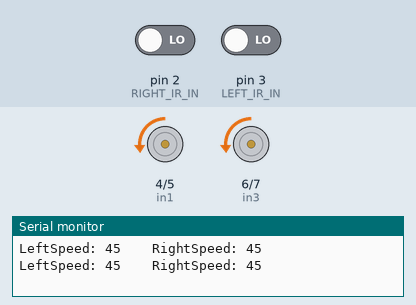
Simulated run of this sketch. Board: Arduino Uno, built with avr-gcc and run on an emulated ATmega328P. Parts: motor-driver pin pairs drawn as motors (green arrow = first pin HIGH = forward, orange = second pin HIGH = backward, longer = more drive, scaled by the enable pin), the last lines printed to the serial monitor. The test bench sets the inputs (shaded band); at power-on: pin 3 (LEFT_IR_IN) LOW, pin 2 (RIGHT_IR_IN) LOW.

Above: at 2.1 s.
3.3 s: pin 3 (LEFT_IR_IN) driven HIGH
At 3.9 s:
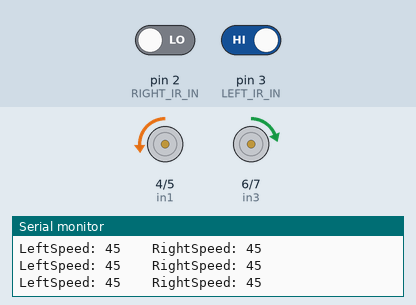
4.8 s: pin 3 (LEFT_IR_IN) driven LOW
At 4.91 s:
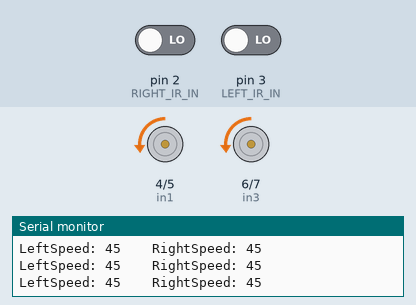
7.8 s: pin 2 (RIGHT_IR_IN) driven HIGH
At 8.6 s:
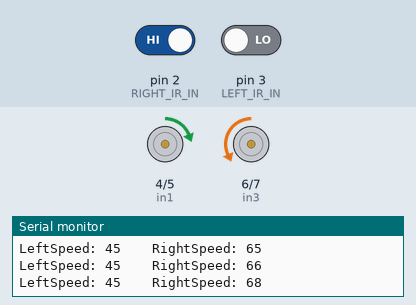
10.8 s: pin 2 (RIGHT_IR_IN) driven LOW
At 11.3 s:
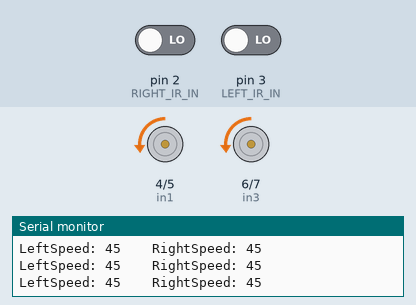
Timing chart, 0 to 14.8 s (numbered marks = the images above; inputs shaded):
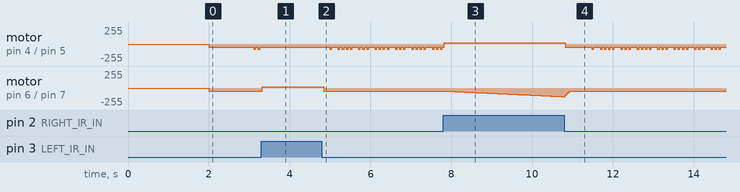

Measured:
- after the input at 3.3 s, motor on pin 4 (in1) / pin 5 (in2): stops changing and stays backward 45/255; motor on pin 6 (in3) / pin 7 (in4): backward 45/255 → forward 20/255 at once
- after the input at 7.8 s, motor on pin 6 (in3) / pin 7 (in4): moves from backward 45/255 to backward 129/255 over 2.9 s, starting at once
- after the input at 10.8 s, motor on pin 4 (in1) / pin 5 (in2): forward 20/255 → backward 45/255 at once, then repeats every 0.91 s: backward 75/255 0.05 s, backward 45/255 0.15 s, 3 × (backward 75/255 0.05 s, backward 45/255 0.05 s), backward 75/255 0.05 s, backward 45/255 0.15 s, 2 × (backward 75/255 0.05 s, backward 45/255 0.05 s)

The sketch:

main.ino
```cpp
// sensor connection
#define RIGHT_IR_IN 2
#define LEFT_IR_IN 3

// L293 motor driver conection
#define in1 4 // left motor
#define in2 5

#define in3 6 // right motor
#define in4 7

#define ena 10 // left motor
#define enb 11 // right motor

// motor speeds
int right_motor_speed = 45; // sped of the motors when they are running on a straight line
int left_motor_speed = 45; // left motor runs at a slightly higher speed compared to the right motor
int turn_speed = 20;
int my_delay = 50;

//=======================PD Control variables==============================
float kp = 30;  // proportional term
float kd = 100;  // derivative term

float old_error = 0;
float new_error;
float old_time = millis();
float new_time;
float dt; // change in error
float de; // change in time
float correction; // correction value
int right_val, left_val; // variables to hold ir sensor readings

float pid(float sensor, float setpoint){
/*
* calculate the correction to be applied to the motor movement
*/

  new_time = millis();
  dt = new_time - old_time;  // get the elapsed time

  new_error = setpoint - sensor;
  de = new_error - old_error;  // change in error

  correction = (kp * new_error) + (kd * (de / dt));

  old_time = new_time;  // save time to use in the next loop
  old_error = new_error;  // use the current error as old error in the next iteration

  return correction;  // return the speed correction to be applied to the motor
}

void forward(int r_speed, int l_speed){

  // turn ON all motors
  digitalWrite(in1, LOW);
  digitalWrite(in2, HIGH);

  // left motor on
  digitalWrite(in3, LOW);
  digitalWrite(in4, HIGH);

  analogWrite(ena, l_speed);
  analogWrite(enb, r_speed);

}

void left(int r_speed, int l_speed){
  // turn motors left - right motor on, left motor reversed direction
  digitalWrite(in1, HIGH);
  digitalWrite(in2, LOW);

  digitalWrite(in3, LOW);
  digitalWrite(in4, HIGH);

  analogWrite(ena, turn_speed);
  analogWrite(enb, r_speed);

}

void right(int r_speed, int l_speed){
  // turn motors right
  digitalWrite(in1, LOW);
  digitalWrite(in2, HIGH);

  digitalWrite(in3, HIGH);
  digitalWrite(in4, LOW);

  analogWrite(ena, l_speed);
  analogWrite(enb, turn_speed);

}

void stop(){
  // turn motors OFF
  digitalWrite(in1, LOW);
  digitalWrite(in2, LOW);
  digitalWrite(in3, LOW);
  digitalWrite(in4, LOW);

}

void setup() {
  // put your setup code here, to run once:
  Serial.begin(9600);
  pinMode(RIGHT_IR_IN, INPUT);
  pinMode(LEFT_IR_IN, INPUT);

  // put your setup code here, to run once:
  pinMode(in1, OUTPUT);
  pinMode(in2, OUTPUT);
  pinMode(in3, OUTPUT);
  pinMode(in4, OUTPUT);
  pinMode(ena, OUTPUT);
  pinMode(enb, OUTPUT);

  // all motors initially off

  delay(2000);

}

void loop() {
  int right_val = digitalRead(RIGHT_IR_IN);
  int left_val = digitalRead(LEFT_IR_IN);

  //Serial.print("Left: ");Serial.print(right_val);Serial.print("\t\tRight: ");Serial.print(left_val); Serial.println();

  right_motor_speed = right_motor_speed - pid(right_val, 1); // apply correction to the right motor
  left_motor_speed = left_motor_speed + pid(left_val, 1);  // apply correction to the left motor

  right_motor_speed = constrain(right_motor_speed, 45, 200);
  left_motor_speed = constrain(left_motor_speed, 45, 200);

  Serial.print("LeftSpeed: ");Serial.print(left_motor_speed);Serial.print("\t\tRightSpeed: ");Serial.print(right_motor_speed); Serial.println();

  if((right_val == 1) && (left_val == 0)){
    // steer to the left
    left(right_motor_speed, left_motor_speed);
  }

  else if((right_val == 0) && (left_val == 1)){
    // steer to the right
    right(right_motor_speed, left_motor_speed);
  }

  else if((right_val == 0) && (left_val == 0)){
    forward(right_motor_speed, left_motor_speed);
  }

  else if((right_val == 1) && (left_val == 1)){
    // handle crosspaths
    // both sensors are on a black line, continue moving forward
    forward(right_motor_speed, left_motor_speed);
  }
  else if((right_val == 1) && (left_val == 1)){
    stop();
  }


  delay(my_delay);

}
```
